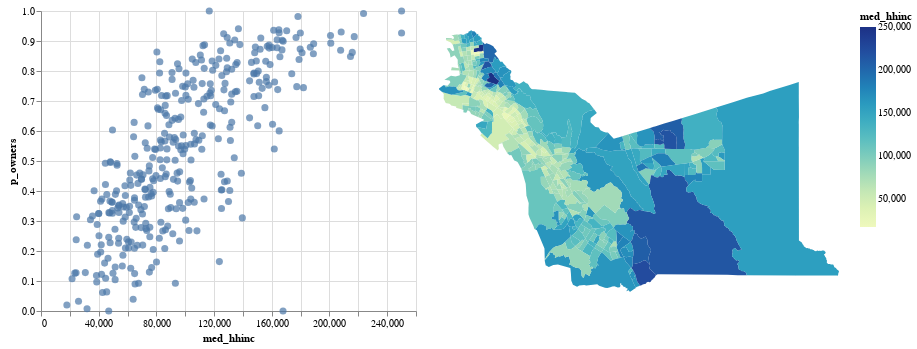

Notebook code for this chart:
### Markdown cell above
## Link Atair Scatterplot and Map

### Code cell
# First create a selection object
my_selection = alt.selection_interval()

# Create a background map
background_map = alt.Chart(tracts2).mark_geoshape(
    fill= 'lightgray',
    stroke = 'white'
).properties(
    width=400,
    height=300
)

# Create the interactive scatterplot
# by addng the selection object
the_scatterplot = alt.Chart(tracts2).mark_circle(size=50).encode(
   x='med_hhinc',
   y='p_owners'
).properties(
   width=375,
   height=300
).add_selection(
    my_selection
)

# Create the interactive map
# by adding the selection object
income_map = alt.Chart(tracts2).mark_geoshape().encode(
    color='med_hhinc'
).properties(
    width=400,
    height=350
).transform_filter(
    my_selection
)

# Link the maps (background_map and income_map)
# to the scatterplot (the_scatterplot)
the_scatterplot | (background_map + income_map)

### Figure 1 — Vega-Lite specification as saved in the notebook (floating-point values rounded to 4 significant figures; data arrays with more than 128 entries replaced by an {"elided": "..."} marker saying what was removed)
{"config": {"view": {"continuousWidth": 400, "continuousHeight": 300}}, "hconcat": [{"mark": {"type": "circle", "size": 50}, "encoding": {"x": {"type": "quantitative", "field": "med_hhinc"}, "y": {"type": "quantitative", "field": "p_owners"}}, "height": 300, "selection": {"selector001": {"type": "interval"}}, "width": 375}, {"layer": [{"mark": {"type": "geoshape", "fill": "lightgray", "stroke": "white"}, "height": 300, "width": 400}, {"mark": "geoshape", "encoding": {"color": {"type": "quantitative", "field": "med_hhinc"}}, "height": 350, "transform": [{"filter": {"selection": "selector001"}}], "width": 400}]}], "data": {"name": "data-75f9da38c0b8c21b9956788f32e7377a"}, "$schema": "https://vega.github.io/schema/vega-lite/v4.8.1.json", "datasets": {"data-75f9da38c0b8c21b9956788f32e7377a": {"elided": "360 records"}}}
